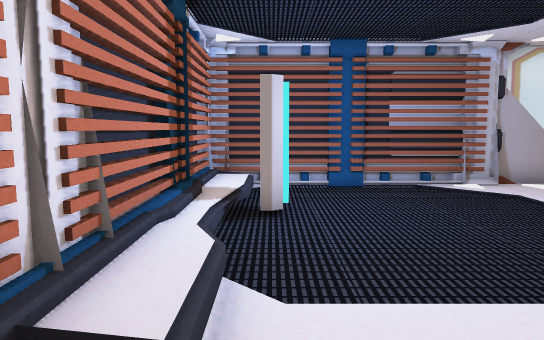
View 1 (above)

23 first-person views from a walk through a Unity game level. The camera is 1.5 m above the floor, tilts 6° down and sees 70° across. Doors are open. The floor is counted in squares, 1 m on a side. Each view is taken from the middle of a square. On the plan, view 1 faces up. The plan holds only what a view shows up to about 17 squares ahead; the rest is blank. The player character is not drawn.

View 2
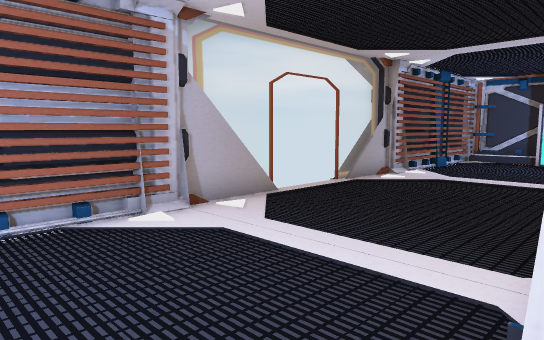

View 3
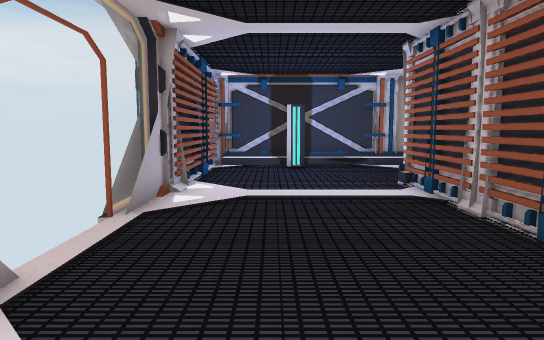

View 4
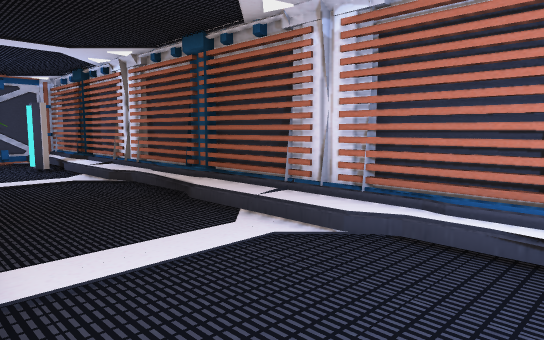

View 5
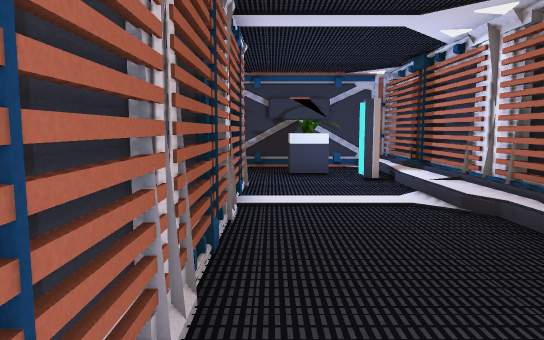

View 6
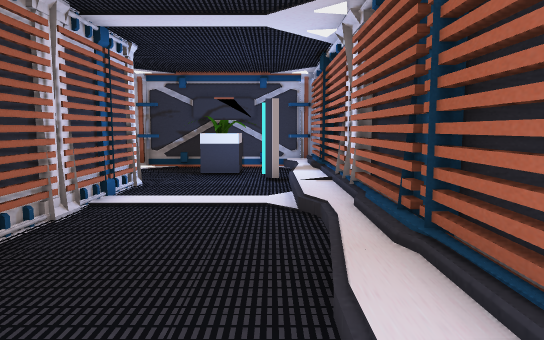

View 7
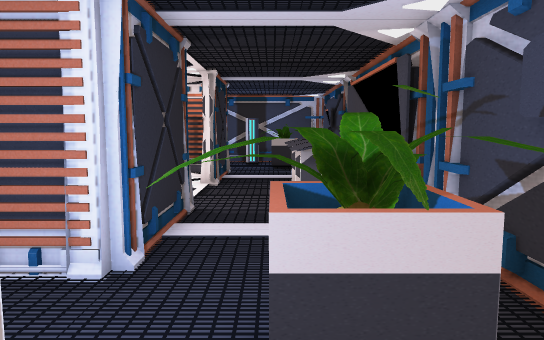

View 8
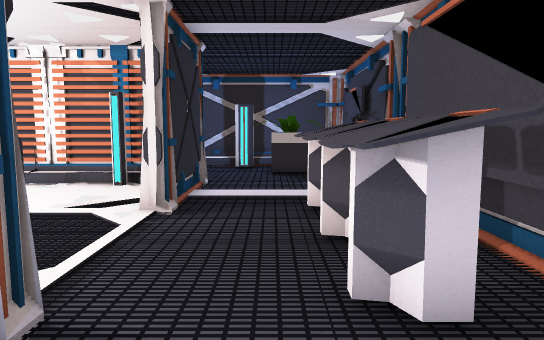

View 9
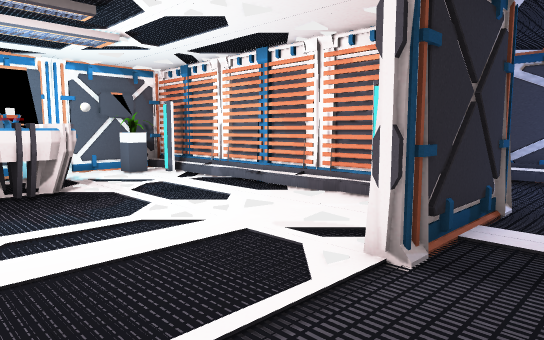

View 10
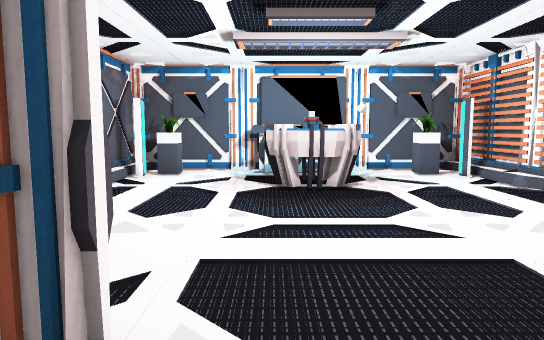

View 11
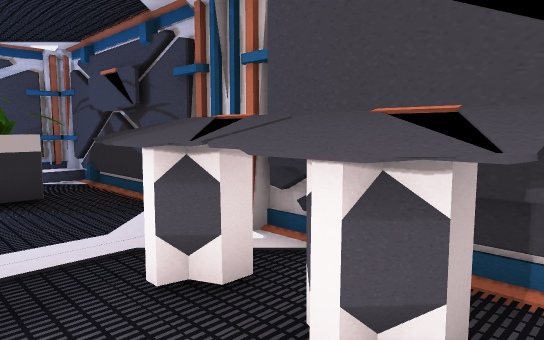

View 12
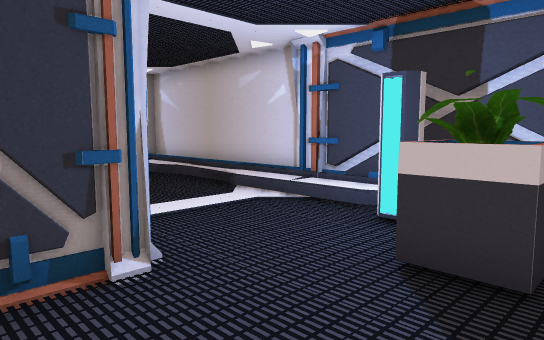

View 13
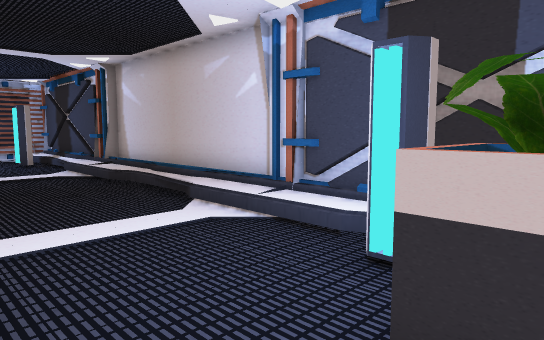

View 14
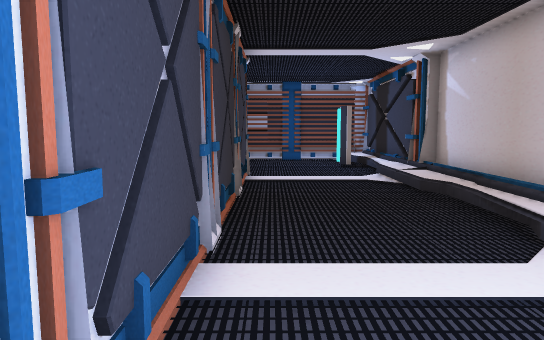

View 15
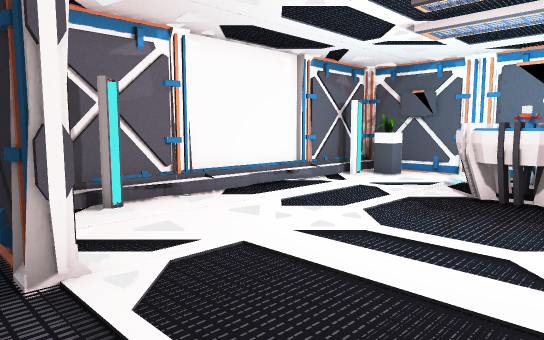

View 16
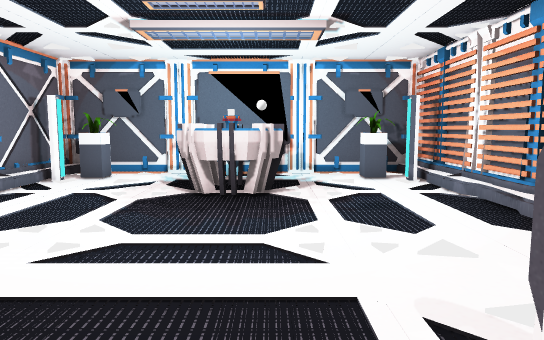

View 17
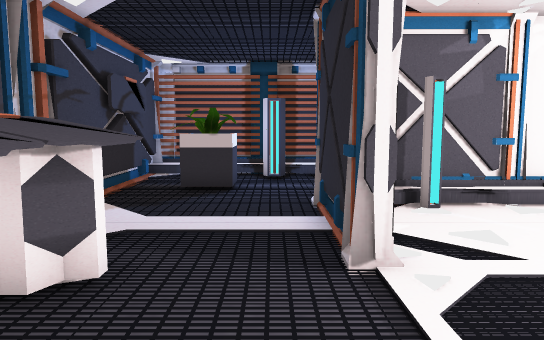

View 18
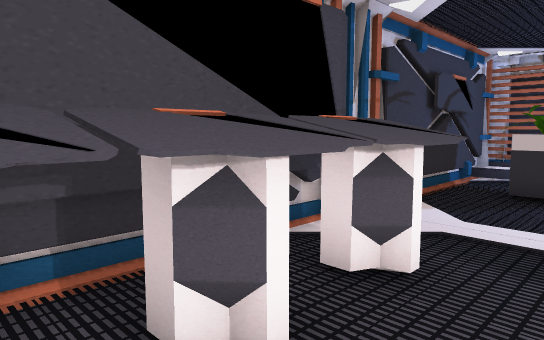

View 19
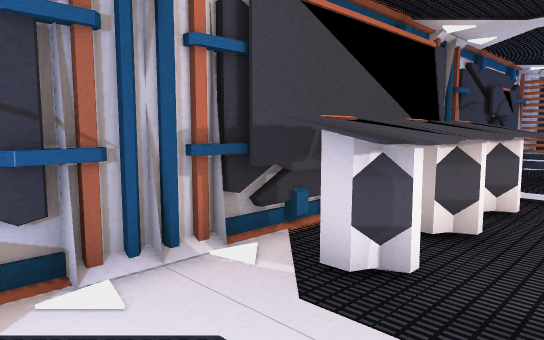

View 20
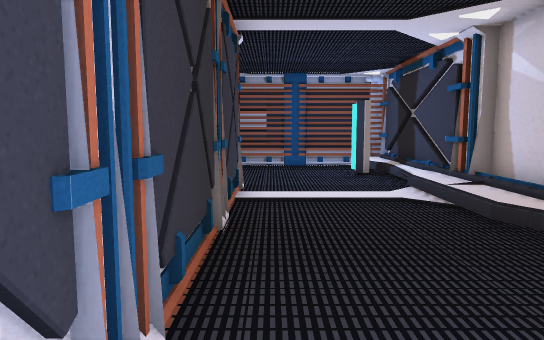

View 21
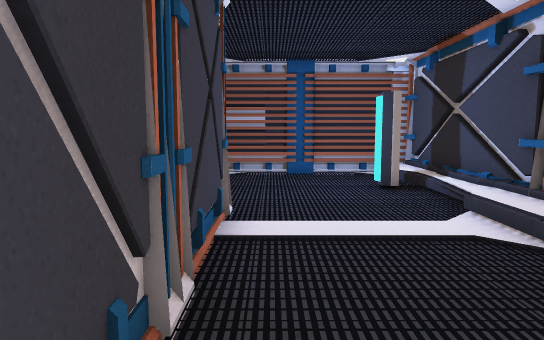

View 22
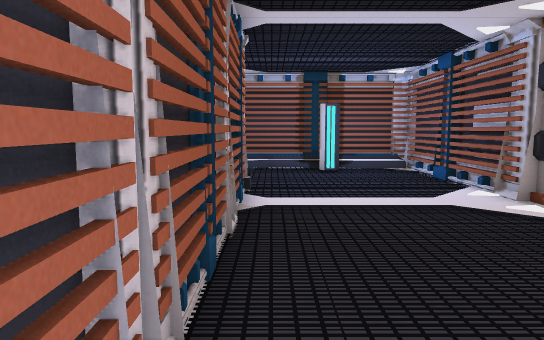

View 23
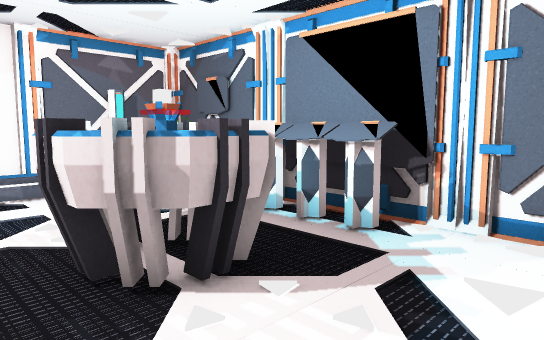

### Floor plan
Key: @ floor where view 1 was taken; # wall or solid block; . main floor; : floor 0.25 m higher than the main floor; / step, stairs or slope; D open door; = window, fence, low wall or low ledge; P plant; C console; R projector.
Columns run from 2 left of view 1 to 22 right of it. Each row starts with its distance up from view 1.
 11       ###==DDD==###
 10 #########.......#########
  9 #:.....................:#
  8 #:.....................:#
  7 #:#...................#/#
  6 #/...................../#
  5 #/.....................:#
  4 #:....#############....:#
  3 #:....#.P.CCCC..P.#....:#
  2 #:....##.........##....:#
  1 #:....#....RRR....#....:#
  0 #:@...#....RRR....#....:#
 -1 #:....#.....R.....#..../#
 -2 #/....#...........#..../#
 -3 #/....#...........#....:#
 -4 #:....#...........#....:#
 -5 #:....#...........#....:#
 -6 #:....##.........##....:#
 -7 #:....#...........#....:#
 -8 #:....####DDDDD####....:#
 -9 #:#...................#/#
-10 #/..P...............PP./#
-11 #/.PP....CCCCCCC....PP  #
-12 #:........CCCCCC.......:#
-13 #########################

Where each view was taken, in squares from view 1:
view 1: 0 up, 0 right, facing up
view 2: 4 up, 2 right, facing up-right
view 3: 8 up, 5 right, facing right
view 4: 7 up, 4 right, facing down-left
view 5: 3 up, 3 right, facing down
view 6: 3 up, 0 right, facing down
view 7: 10 down, 1 left, facing right
view 8: 10 down, 5 right, facing right
view 9: 10 down, 8 right, facing up-right
view 10: 10 down, 9 right, facing up
view 11: 9 down, 9 right, facing down-right
view 12: 12 down, 14 right, facing up-right
view 13: 11 down, 16 right, facing up-right
view 14: 9 down, 17 right, facing up
view 15: 9 down, 12 right, facing up-left
view 16: 9 down, 11 right, facing up
view 17: 9 down, 12 right, facing left
view 18: 9 down, 12 right, facing down-left
view 19: 9 down, 16 right, facing down-left
view 20: 6 down, 17 right, facing up
view 21: 3 down, 17 right, facing up
view 22: 5 up, 14 right, facing left
view 23: 2 down, 14 right, facing up-left
